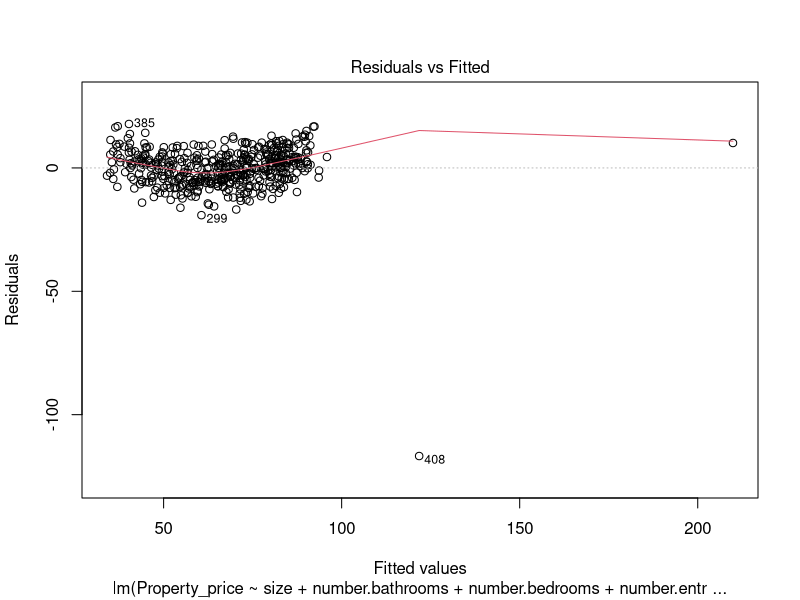
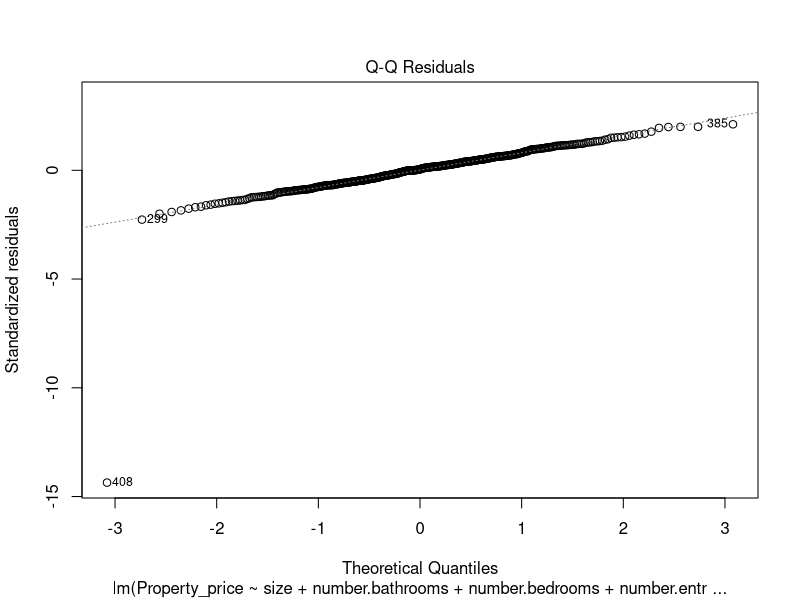
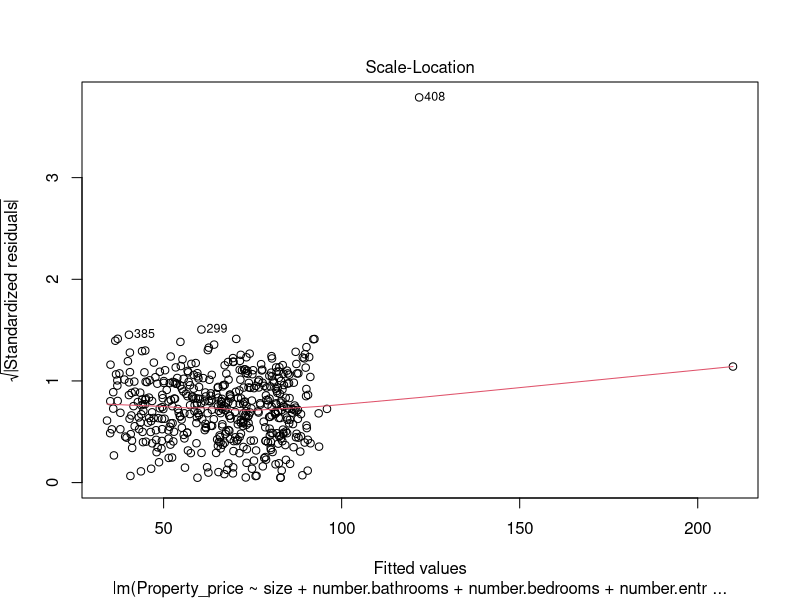
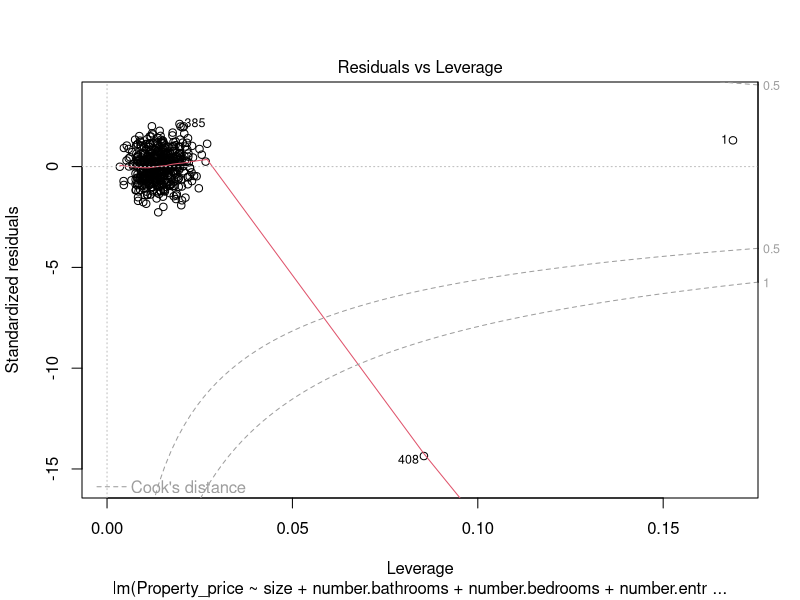
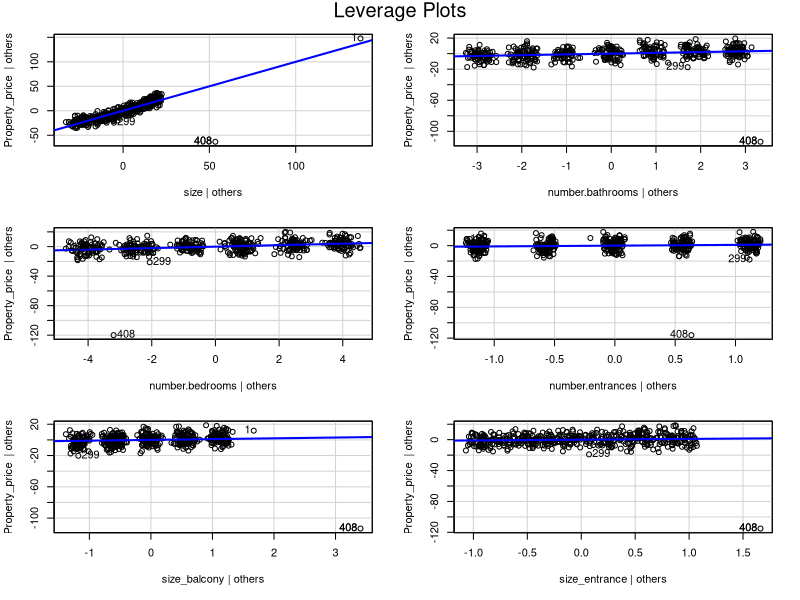
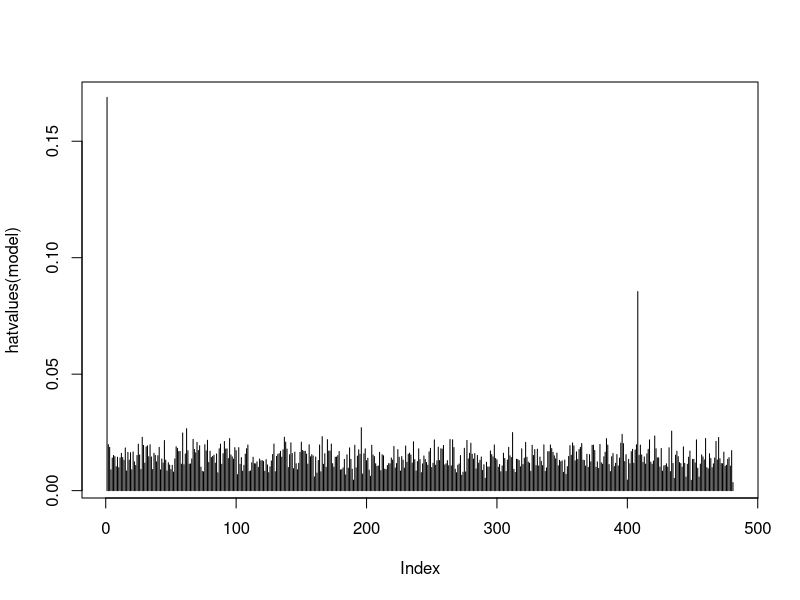
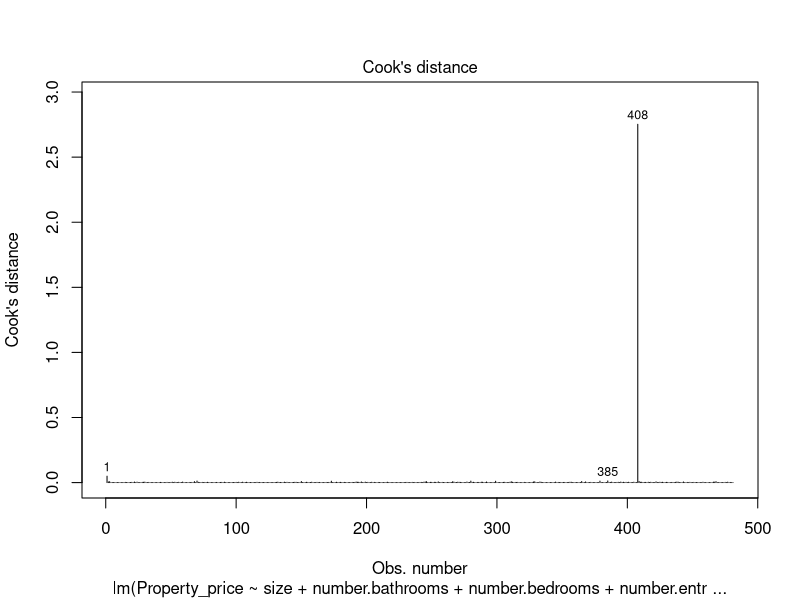

Write R code to recreate these figures, in order.
library(car) 

data = read.csv("./house_prices_aug.csv") 

model = lm(Property_price ~ size + number.bathrooms + number.bedrooms +number.entrances +size_balcony  +size_entrance,data=data) 
plot(model)



leveragePlots(model) 

outlierTest(model) 

plot(hatvalues(model), type = "h") 



cooksd <- sort(cooks.distance(model)) 

cutoff <- 4/((nrow(data)-length(model$coefficients)-1))  

plot(model, which=4, cook.levels=cutoff) 


model2 = lm(Property_price ~ size + number.bathrooms + number.bedrooms +number.entrances +size_balcony  +size_entrance,data=data[-c(408),])

model
model2
